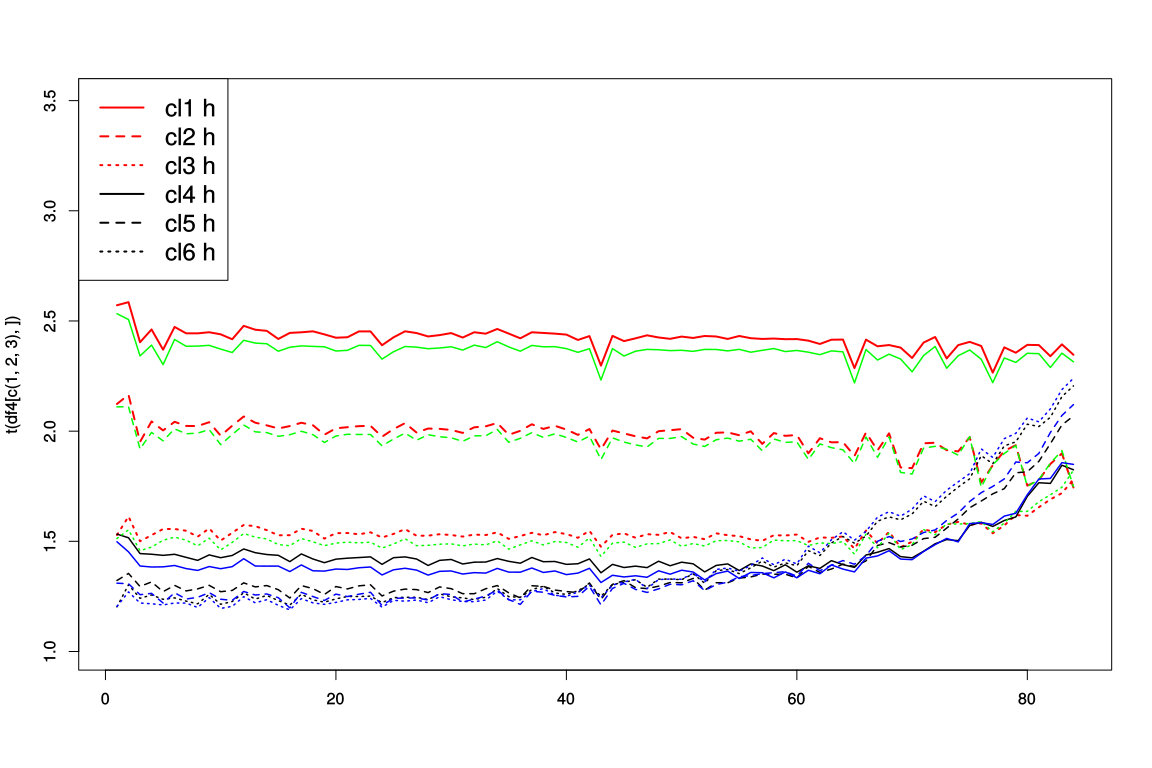

Source code (R):
## HARD##

df <- read.table("../hardBME2.csv", sep=",", head=F)
names(df)[2:5] = c("MAPE", "RMSE", "CVRMSE", "time")
df = df[1:84,]


df2 = read.table("../hardPMF22res.csv", sep=",", head=F)
df2[df2 == "NaN"] = NA
df2 = df2[1:85,]

df2 = data.frame(t(df2))
names(df2)[1] = c("cl")

df3 = aggregate(df2[, -c(1)], list(df2$cl), mean, na.rm=T)

df3$X5[18] = NA
df3$X19[19] = NA
df3$X21[18] = NA
df4 = df3[,-c(1)]
matplot(t(df4[c(1,2,3),]), type = "l", col="red", lwd=2, ylim = c(min(df4, na.rm=T),3.5))
lines(as.numeric(df4[c(4),]), lwd=1.5)
lines(as.numeric(df4[c(5),]), lty = 2, lwd=1.5)
lines(as.numeric(df4[c(6),]), lty = 3, lwd=1.5)

legend("topleft", legend=c("cl1 h", "cl2 h", "cl3 h","cl4 h", "cl5 h", "cl6 h"),
       col=c("red","red","red","black","black","black"), lty = 1:3, cex=1.5, lwd=2)


####soft

df5 = read.table("../softPMF2res.csv", sep=",", head=F)
df5[df5 == "NaN"] = NA
df5 = df5[1:85,]

df5 = data.frame(t(df5))
names(df5)[1] = c("cl")

df6 = aggregate(df5[, -c(1)], list(df5$cl), mean, na.rm=T)
df6$X8[19] = NA
df6$X81[10] = NA
df6$X45[18] = NA
df6$X33[15] = NA

df7 = df6[,-c(1)]


lines(as.numeric(df7[c(1),]), lwd=1.5, col="green")
lines(as.numeric(df7[c(2),]), lty = 2, lwd=1.5, col="green")
lines(as.numeric(df7[c(3),]), lty = 3, lwd=1.5, col="green")

lines(as.numeric(df7[c(4),]), lwd=1.5, col="blue")
lines(as.numeric(df7[c(5),]), lty = 2, lwd=1.5, col="blue")
lines(as.numeric(df7[c(6),]), lty = 3, lwd=1.5, col="blue")




dev.off()
svg(filename="fig3.svg", width = 12, height = 8, pointsize = 12)

matplot(t(df4[c(1,2,3),]), type = "l", col="red", lwd=2, ylim = c(min(df4, na.rm=T),3.5))
lines(as.numeric(df4[c(4),]), lwd=1.5)
lines(as.numeric(df4[c(5),]), lty = 2, lwd=1.5)
lines(as.numeric(df4[c(6),]), lty = 3, lwd=1.5)


lines(as.numeric(df7[c(1),]), lwd=1.5, col="green")
lines(as.numeric(df7[c(2),]), lty = 2, lwd=1.5, col="green")
lines(as.numeric(df7[c(3),]), lty = 3, lwd=1.5, col="green")

lines(as.numeric(df7[c(4),]), lwd=1.5, col="blue")
lines(as.numeric(df7[c(5),]), lty = 2, lwd=1.5, col="blue")
lines(as.numeric(df7[c(6),]), lty = 3, lwd=1.5, col="blue")

legend("topleft", legend=c("cl1 h", "cl2 h", "cl3 h","cl4 h", "cl5 h", "cl6 h"),
       col=c("red","red","red","black","black","black"), lty = 1:3, cex=1.5, lwd=2)


dev.off()